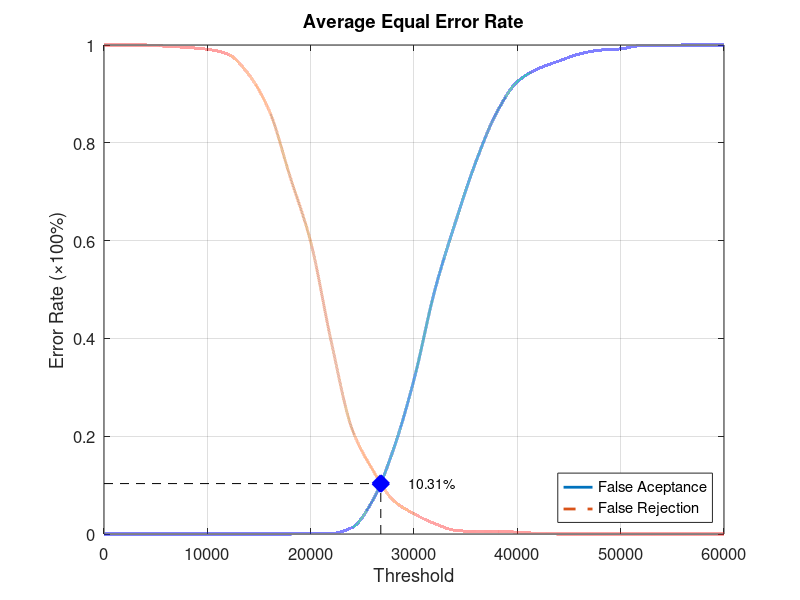
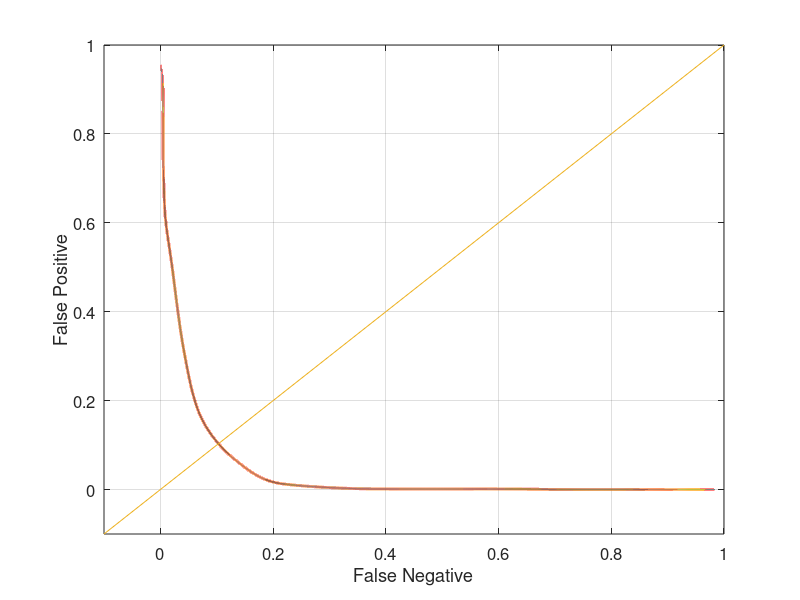

The MATLAB source for these figures, in order:
function yEER = Experiment1Average
close all;
clear;
clc;
x = 0:2000:60000;
xq = 0:0.5:60000;

y0 = [0 0 0 0 0 0 0 0 0 0 0.00131579 0.00131579 0.0131579 0.0684211 0.172368 0.315789 0.497368 0.636842 0.761842 0.861842 0.925 0.951316 0.967105 0.981579 0.989474 0.992105 0.998684 0.998684 1 1 1];
yy0 = interp1(x, y0, xq, 'pchip');
y1 = [1 1 1 0.9975 0.995 0.99125 0.98125 0.94 0.865 0.73125 0.5975 0.3925 0.215 0.13125 0.06875 0.04125 0.02125 0.0075 0.005 0.005 0.00375 0.00125 0 0 0 0 0 0 0 0 0];
yy1 = interp1(x, y1, xq, 'pchip');

% Calculating EER: 
y2 = abs(y0 - y1);
find(y2 == min(y2))
yy2 = abs(yy0 - yy1);
xEER = find(yy2 == min(yy2));
xEERIndex = xq(xEER) % X-axis EER
yEER = yy0(xEER) % Y-axis EER

main = figure
plot(xq, yy0,'-','LineWidth', 2);	hold on
plot(xq, yy1,'--','LineWidth', 2);	hold on
plot([xEERIndex xEERIndex], [0 yEER], 'k--');	hold on
plot([0 xEERIndex], [yEER yEER], 'k--');	hold on
plot(xEERIndex, yEER, 'bx', 'LineWidth', 10);	hold on
text(xEERIndex + 10 * xEERIndex / 100, yEER, [num2str(round((10000 * yEER)) / 100) '%'])
legend('False Aceptance', 'False Rejection', 'Location', 'SouthEast')
xlabel('Threshold')
ylabel('Error Rate (\times100%)')
title('Average Equal Error Rate')
set(gca, 'FontSize', 12)
axis([0 60000 0 1])
grid on

print(main, 'Experiment1AverageMain', '-dpng');
FNRxFPR = figure('Color', [1 1 1]);
plot(yy1, yy0, '-', yy1, yy0, 'LineWidth', 2);
hold on
y = -0.1:0.1:1
plot(y, y); 
set(gca, 'FontSize', 12)
xlabel('False Negative')
ylabel('False Positive')
axis([-0.1 1 -0.1 1])
set(gca, 'FontSize', 12)
grid on

print(FNRxFPR, 'Experiment1AverageFNRxFPR','-dpng');
end
